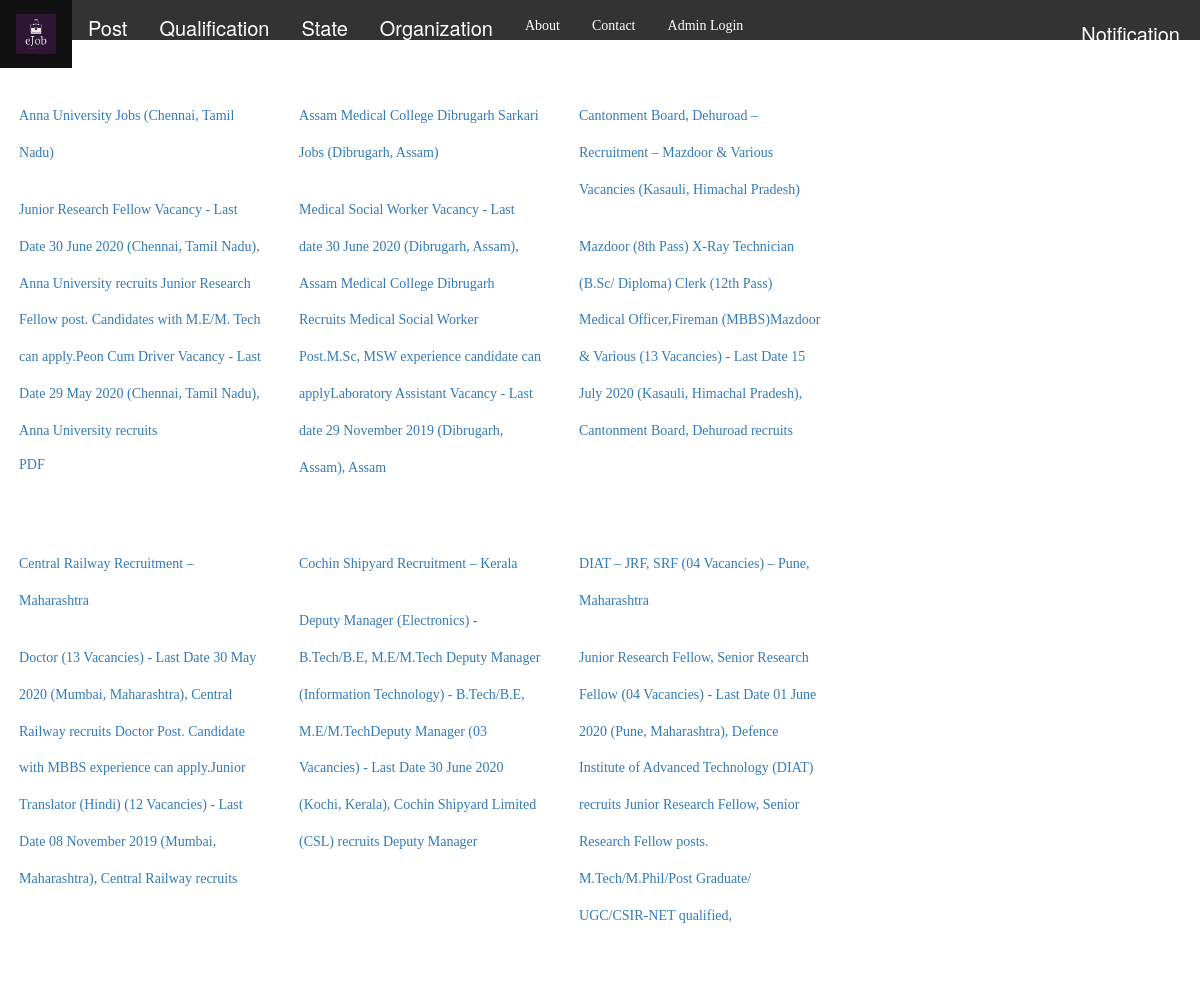
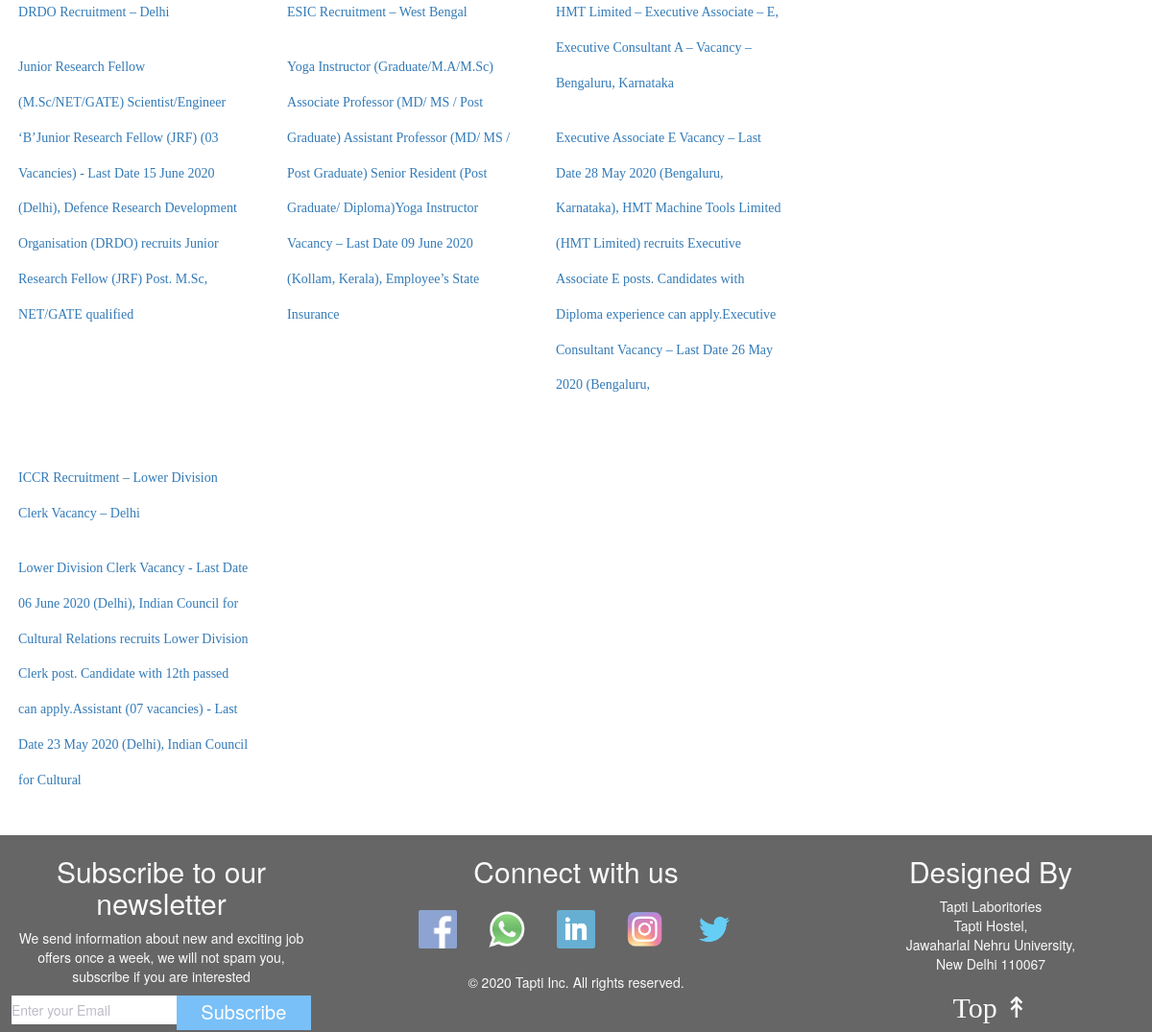
The page / on the database its author committed (2 pictures, top to bottom).
### tables this page shows
CREATE TABLE IF NOT EXISTS `job_category` (
  `job_category_id` int(11) NOT NULL,
  `category` varchar(256) NOT NULL,
  `created_by` int(11) NOT NULL,
  `created_date` timestamp NOT NULL DEFAULT CURRENT_TIMESTAMP,
  `updated_by` int(11) NOT NULL,
  `updated_date` timestamp NOT NULL DEFAULT CURRENT_TIMESTAMP
);

CREATE TABLE IF NOT EXISTS `jobs` (
  `job_id` int(11) NOT NULL,
  `institute` varchar(146) DEFAULT NULL,
  `job_description` varchar(280) DEFAULT NULL,
  `job_sub_category_id` int(11) DEFAULT NULL,
  `time` datetime DEFAULT CURRENT_TIMESTAMP,
  `pdf_url` varchar(255) DEFAULT NULL,
  `is_visible` tinyint(1) NOT NULL DEFAULT '1',
  `created_by` int(11) NOT NULL,
  `created_date` timestamp NOT NULL DEFAULT CURRENT_TIMESTAMP,
  `updated_by` int(11) DEFAULT NULL,
  `updated_date` timestamp NOT NULL DEFAULT CURRENT_TIMESTAMP
);

### index.php (the view, shortened to what this page needs)
<?php
include("./includes/header.php");
include_once("./db-connection/connection.php");
?>
<div class="wrapper">  <!–– All of this should be done dynamically ––>
	<div class= "job-container">
		<?php
			$query="SELECT * FROM `jobs` LIMIT 10";
			$result = $conn->query($query);
			if ($result->num_rows > 0) {
			while($row = $result->fetch_assoc()) {
				echo '<div class="jobs">';
				echo '<div class="job-title"><h2><a href="#">'. $row["institute"].'</a></h2></div>';
				echo '<div class="job-title"><h2><a href="#">'. $row["job_description"].'</a></h2></div>';
				if($row['pdf_url']!=NULL){
					echo '<div class="job1-details"><a href=  "'.$row["pdf_url"].'" target="_blank">PDF</a></div>';
				}
				echo '</div>';
			}
			} else {
			echo "0 results";
			}
		?>
	</div>
	<div id='advert'>
		<iframe src='linodeAd.html' title=""></iframe>
	</div>
</div>
<?php
include("./includes/footer.php");
?>

### includes/header.php (shortened to what this page needs)
<?php
include("./db-connection/connection.php");
?>
<!DOCTYPE html>
<html>
  <head>
    <link href="./css/style.css" rel="stylesheet" type="text/css" />
    <link href="./toastr/css.css" rel="stylesheet" type="text/css" />
    <link href="./css/admin-login.css" rel="stylesheet" type="text/css" />
	<link href="./css/adminpanel.css" rel="stylesheet" type="text/css" />
	<link rel="stylesheet" href="https://stackpath.bootstrapcdn.com/bootstrap/4.3.1/css/bootstrap.min.css">
	<link href="//netdna.bootstrapcdn.com/bootstrap/3.0.0/css/bootstrap.min.css" rel="stylesheet">
  </head>
   	<body>
		<header>
			<nav>
				<ul id='navigation'>
					<li>	<span><a href="index.php"><img id="logo" src="img/logo1.png"/></a>	</span></li>
					<?php
						$query="SELECT * FROM `job_category`";
						$result = $conn->query($query);
						if ($result->num_rows > 0) {
						while($row = $result->fetch_assoc()) {
							echo '<li class="dd">';
								echo '<div class="dropdown">';
									echo '<button class="dropbtn" data-cat_id="'.$row['job_category_id'].'">' .$row['category'].'</button>';
							echo '</div>
							</li>';
						}
						} else {
						echo "0 results";
						}
					?>
					<li><a href="about.php">About</a></li>
					<li><a href="contact.php">Contact</a></li>
					<?php
					if(!isset($_SESSION['loggedIn'])){
						 echo '<li><a href="admin-login.php">Admin Login</a></li>';
						} else {
						echo '<li><a href="admin.php?page_no=1">Admin Panel</a></li>';
					    echo '<li><a href="logout.php">Log out</a></li>';
					} ?>
					<li><span id ="notification" onclick="openNav()">Notification</span></li>
				</ul>
			</nav>
		</header>

### includes/footer.php (shortened to what this page needs)
<footer>
      <div id='footer-main'>
        <div id='newsletter'>
          <h2> Subscribe to our newsletter </h2>
          <p>
             We send information about new and exciting job offers once a week, we will not spam you, subscribe if you are interested
          </p>
          <form onsubmit="subscribe()" id='footer-form'>
            <input type='email' placeholder='Enter your Email' id='newsletter_email'/>
            <input type='submit' id='newsletter_email_button' value='Subscribe'></input>
          </form>
        </div>
        <div id='footer-middle'>
          <div id='social-media'>
            <h2> Connect with us</h2>
            <ul>
              <li><a href='#'><img src="img/facebook.png" /> </a> </li>
              <li><a href='#'><img src="img/whatsapp.png" /> </a></li>
              <li><a href='#'><img src="img/linkedin.png" /> </a></li>
              <li><a href='#'><img src="img/instagram.png" /> </a></li>
              <li><a href='#'><img src="img/twitter.png" /> </a></li>
            </ul>
          </div>
          <div id='copyright'>
            <p>
              &copy; 2020 Tapti Inc. All rights reserved.
            </p>
          </div>
        </div>
        <div id='designedby'>
          <p>
             <h2> Designed By</h2>
              Tapti Laboritories<br />
              Tapti Hostel, <br />
              Jawaharlal Nehru University, <br />
              New Delhi 110067
          </p>
          <span id='gototop'><a onclick = 'goToTop()'> Top &#8607 </a></span>
        </div>
      </div>
		</footer>
  </body>
</html>

### css/style.css (style rules this page uses)
body { margin: 0; padding: 0; font-family: "Times New Roman", Times, serif; overflow-x: hidden; }
header { font-size: 20px; padding: 0px; margin: 0px; width: 100%; height: 40px; overflow: flow; background-color: #333; }
#logo { display: block; margin-left: auto; margin-right: auto; height: 40px; }
ul { list-style-type: none; margin: 0; padding: 0; overflow: hidden; }
li { float: left; }
li a { display: block; color: white; text-align: center; padding: 14px 16px; text-decoration: none; }
.dropdown { float: left; overflow: auto; }
.dropdown .dropbtn { border: none; outline: none; color: white; padding: 14px 16px; background-color: inherit; font-family: inherit; font-size: inherit; margin: 0; }
#notification, #login-link { position: absolute; right: 20px; top: 20px; color: white; cursor: pointer; font-family: inherit; }
.wrapper { width: 100%; margin-top: 2.2%; display: grid; justify-content: space-between; grid-template-columns: 70% 25%; }
.job-container a { text-decoration: none; }
.job-container { display: grid; justify-content: space-around; grid-template-columns: 30% 30% 30%; grid-row-gap: 20px; }
.jobs { padding: 2%; }
footer { background-color: black; opacity: 0.6; color: whitesmoke; font-family: 20px, "Courier New", Courier, monospace; width: 100%; border-top: 1px solid black; margin-top: 30px; text-align: center; font-weight: 5px; }
#footer-main { display: grid; justify-content: space-around; grid-template-columns: 26% 42% 26%; grid-row-gap: 20px; }
#footer-middle { display: grid; justify-content: space-around; grid-template-rows: 60% 20%; grid-row-gap: 20px; }
footer img { padding: 0; margin: 0; height: 40px; }
#newsletter_email_button, #newsletter_email { width: inherit; height: 30px; }
#newsletter_email_button { border: none; color: white; cursor: pointer; background-color: #2196f3; height: 36px; font-size: 20px; }
#footer-form { display: grid; justify-content: space-around; grid-template-columns: 55% 45%; }
footer span a { text-decoration: none; font-family: 50px, Arial, Helvetica, sans-serif; color: gainsboro; font-size: 30px; }
#advert { width: 100%; height: 100%; }
iframe { width: 100%; height: 100%; border: none; position: fixed; }

### css/admin-login.css (style rules this page uses)
* { margin: 0px; padding: 0px; box-sizing: border-box; }
body, html { height: 100%; font-family: Georgia, "Times New Roman", Times, serif; }
a { font-family: Georgia, "Times New Roman", Times, serif; font-size: 14px; line-height: 1.7; color: #666666; margin: 0px; transition: all 0.4s; }
input { outline: none; border: none; }
button { outline: none !important; border: none; background: transparent; }

### rows shown on the page
job_category: category "Post"
job_category: category "Qualification"
job_category: category "State"
job_category: category "Organization"
jobs: institute "Anna University Jobs (Chennai, Tamil Nadu)", job_description "Junior Research Fellow Vacancy - Last Date 30 June 2020 (Chennai, Tamil Nadu), Anna University recruits Junior Research Fellow post. Candidates with M.E/M. Tech can apply.Peon Cum Driver Vacancy - Last Date 29 May 2020 (Chennai, Tamil Nadu), Anna University recruits"
jobs: institute "Assam Medical College Dibrugarh Sarkari Jobs (Dibrugarh, Assam)", job_description "Medical Social Worker Vacancy - Last date 30 June 2020 (Dibrugarh, Assam), Assam Medical College Dibrugarh Recruits Medical Social Worker Post.M.Sc, MSW experience candidate can applyLaboratory Assistant Vacancy - Last date 29 November 2019 (Dibrugarh, Assam), Assam"
jobs: institute "Cantonment Board, Dehuroad – Recruitment – Mazdoor & Various Vacancies (Kasauli, Himachal Pradesh)", job_description "Mazdoor (8th Pass) X-Ray Technician (B.Sc/ Diploma) Clerk (12th Pass) Medical Officer,Fireman (MBBS)Mazdoor & Various (13 Vacancies) - Last Date 15 July 2020 (Kasauli, Himachal Pradesh), Cantonment Board, Dehuroad recruits"
jobs: institute "Central Railway Recruitment – Maharashtra", job_description "Doctor (13 Vacancies) - Last Date 30 May 2020 (Mumbai, Maharashtra), Central Railway recruits Doctor Post. Candidate with MBBS experience can apply.Junior Translator (Hindi) (12 Vacancies) - Last Date 08 November 2019 (Mumbai, Maharashtra), Central Railway recruits"
jobs: institute "Cochin Shipyard Recruitment – Kerala", job_description "Deputy Manager (Electronics) - B.Tech/B.E, M.E/M.Tech Deputy Manager (Information Technology) - B.Tech/B.E, M.E/M.TechDeputy Manager (03 Vacancies) - Last Date 30 June 2020 (Kochi, Kerala), Cochin Shipyard Limited (CSL) recruits Deputy Manager"
jobs: institute "DIAT – JRF, SRF (04 Vacancies) – Pune, Maharashtra", job_description "Junior Research Fellow, Senior Research Fellow (04 Vacancies) - Last Date 01 June 2020 (Pune, Maharashtra), Defence Institute of Advanced Technology (DIAT) recruits Junior Research Fellow, Senior Research Fellow posts. M.Tech/M.Phil/Post Graduate/ UGC/CSIR-NET qualified,"
jobs: institute "DRDO Recruitment – Delhi", job_description "Junior Research Fellow (M.Sc/NET/GATE) Scientist/Engineer ‘B’Junior Research Fellow (JRF) (03 Vacancies) - Last Date 15 June 2020 (Delhi), Defence Research Development Organisation (DRDO) recruits Junior Research Fellow (JRF) Post. M.Sc, NET/GATE qualified"
jobs: institute "ESIC Recruitment – West Bengal", job_description "Yoga Instructor (Graduate/M.A/M.Sc) Associate Professor (MD/ MS / Post Graduate) Assistant Professor (MD/ MS / Post Graduate) Senior Resident (Post Graduate/ Diploma)Yoga Instructor Vacancy – Last Date 09 June 2020 (Kollam, Kerala), Employee’s State Insurance"
jobs: institute "HMT Limited – Executive Associate – E, Executive Consultant A – Vacancy – Bengaluru, Karnataka", job_description "Executive Associate E Vacancy – Last Date 28 May 2020 (Bengaluru, Karnataka), HMT Machine Tools Limited (HMT Limited) recruits Executive Associate E posts. Candidates with Diploma experience can apply.Executive Consultant Vacancy – Last Date 26 May 2020 (Bengaluru,"
jobs: institute "ICCR Recruitment – Lower Division Clerk Vacancy – Delhi", job_description "Lower Division Clerk Vacancy - Last Date 06 June 2020 (Delhi), Indian Council for Cultural Relations recruits Lower Division Clerk post. Candidate with 12th passed can apply.Assistant (07 vacancies) - Last Date 23 May 2020 (Delhi), Indian Council for Cultural"
